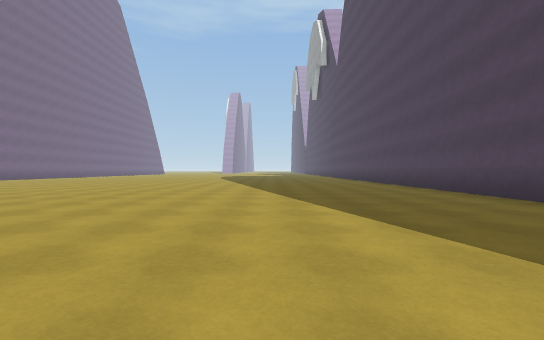
view 1 (above)

23 first-person views from a walk through a Unity game level. The camera is 1.2 m above the floor, looks level and sees 90° across. The floor is counted in squares, 2.29 m on a side. Each view is taken from the middle of a square. On the plan, view 1 faces up. The plan holds only what a view shows up to about 9 squares ahead; the rest is blank. The place goes on beyond the plan. The player is left out. Some animated figures are not drawn. Some surface patterns are stand-ins.

view 2
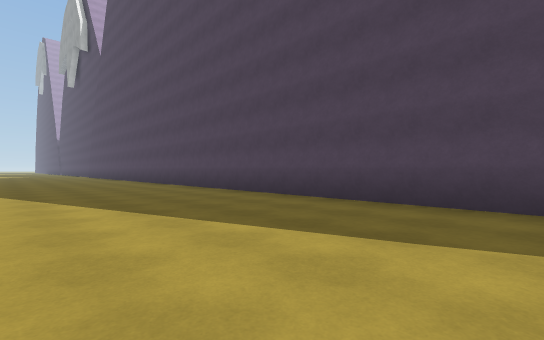

view 3
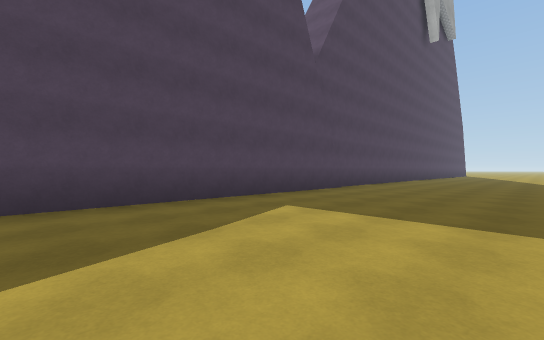

view 4
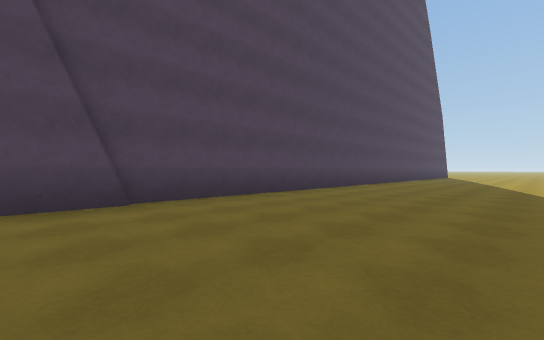

view 5
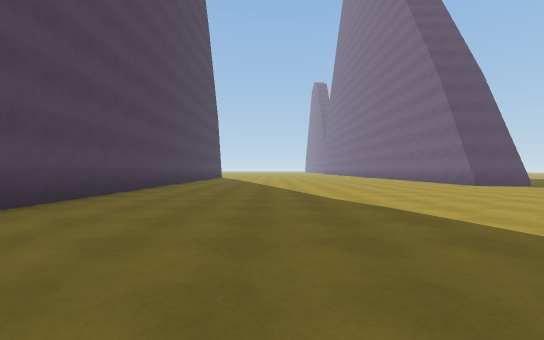

view 6
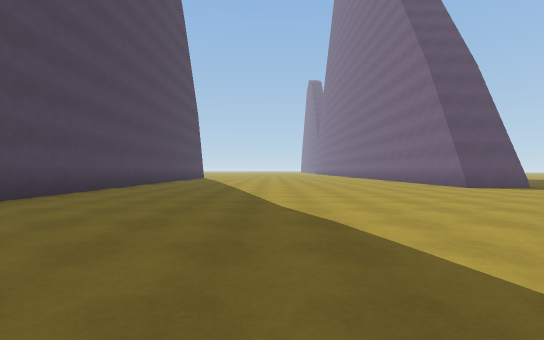

view 7
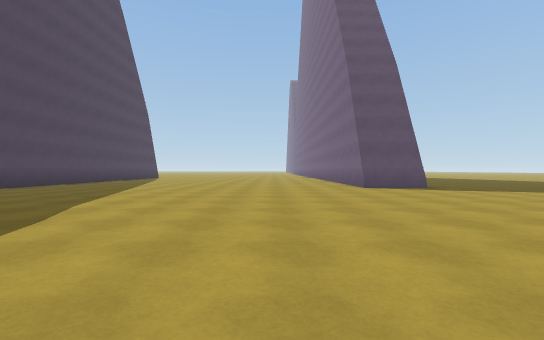

view 8
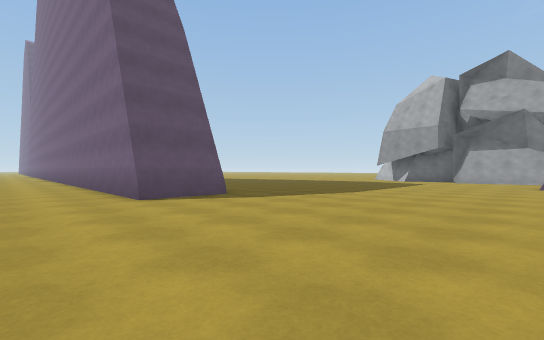

view 9
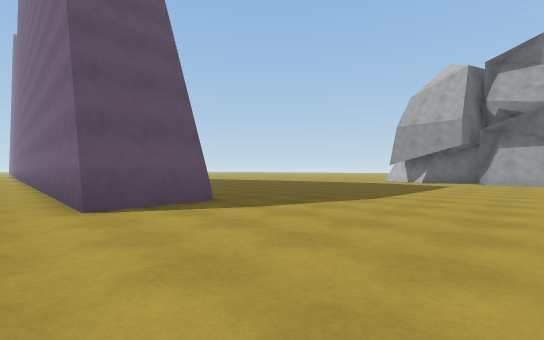

view 10
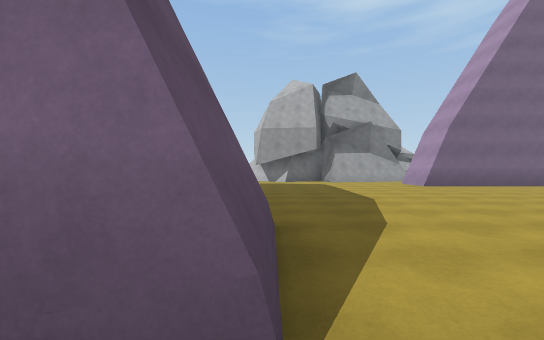

view 11
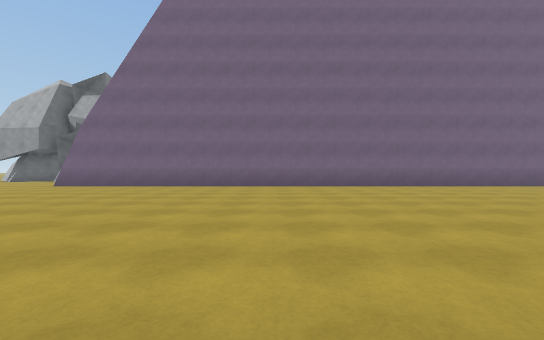

view 12
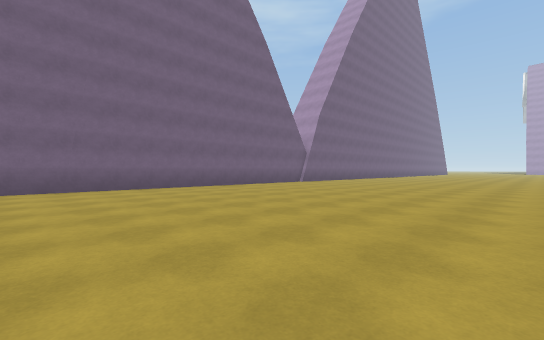

view 13
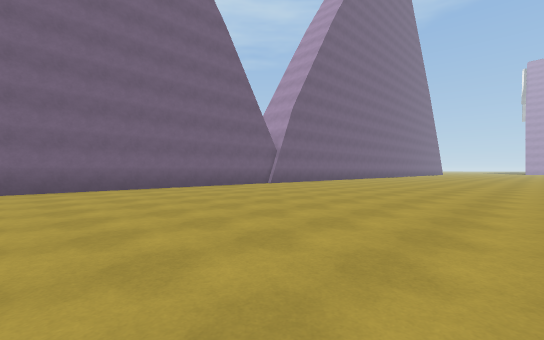

view 14
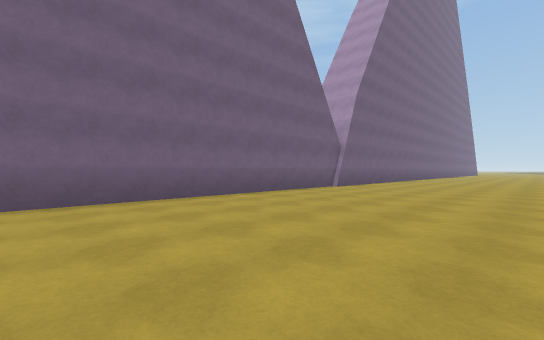

view 15
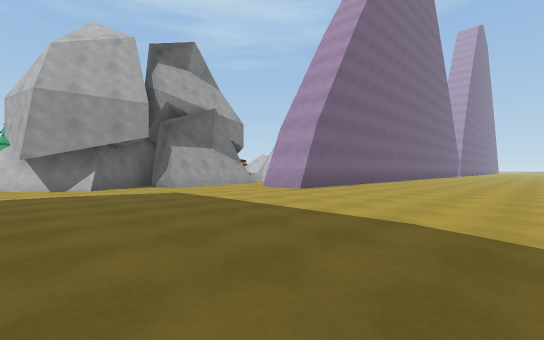

view 16
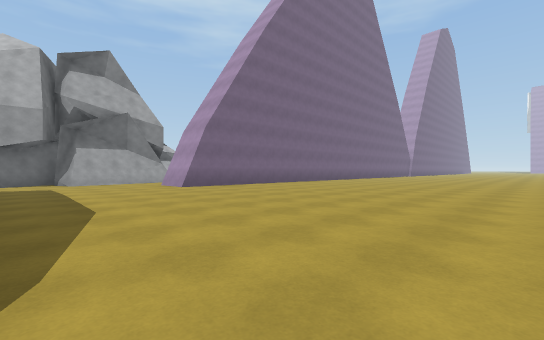

view 17
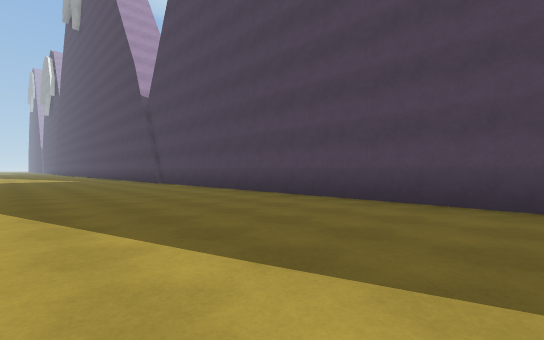

view 18
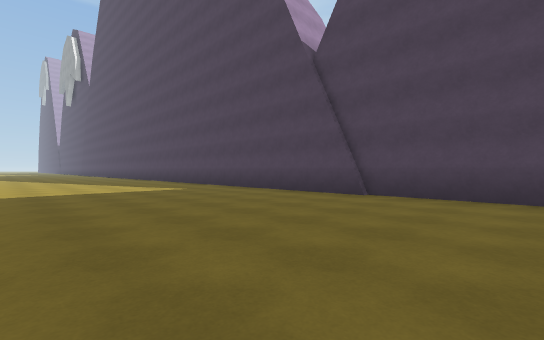

view 19
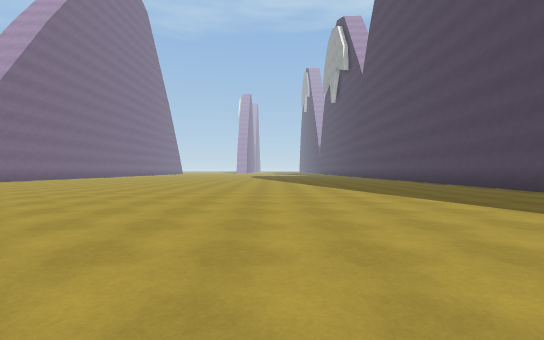

view 20
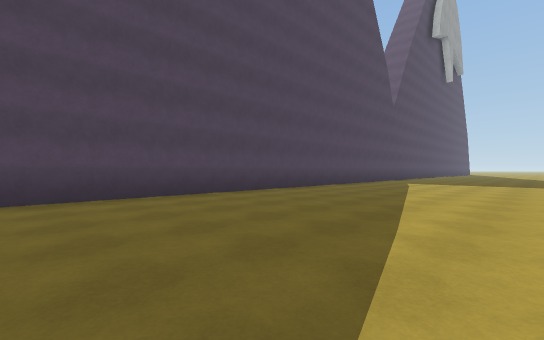

view 21
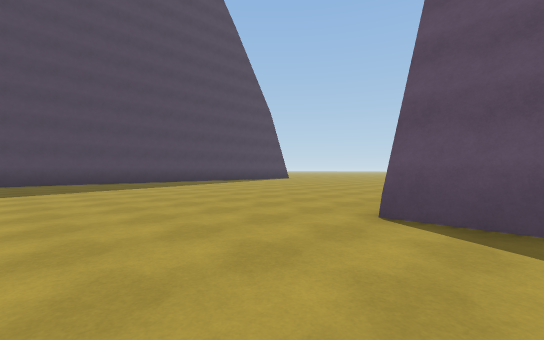

view 22
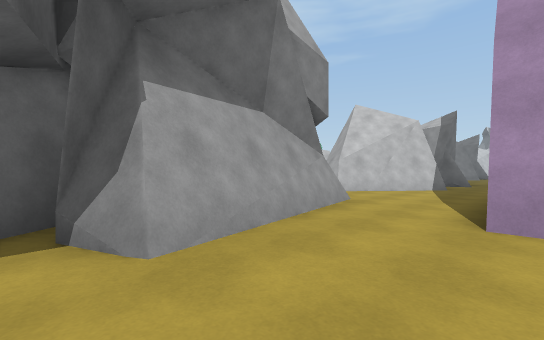

view 23
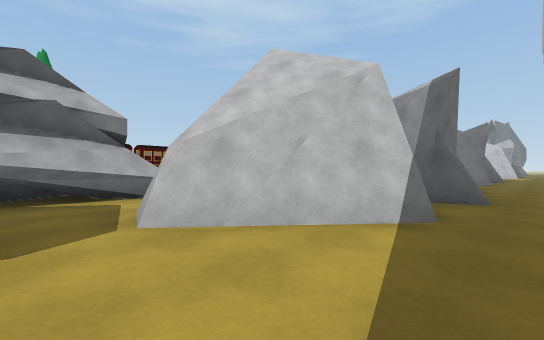

### Floor plan
Key: @ floor where view 1 was taken; # wall or solid block; x gap in a wall; . floor; / step, stairs or slope; ^ raised ledge; O other object.
Columns run from 25 left of view 1 to 5 right of it. Each row starts with its distance up from view 1.
  9            #..................#
  8            #..................#
  7            #..................#
  6            #..................#
  5            #..................#
  4            #..................#
  3         .. #..................#
  2         .. #..................#
  1         .. #........ .........#
  0         .. #........  ...@....#
 -1         .. #........   .......#
 -2          . #.......     ......#
 -3          . #........    ......#
 -4        ##. #.........   ......#
 -5 OO     #.. #........    ......#
 -6 OO     ##. #........    ......#
 -7 OO  ^ ##.. #........    ......#
 -8  O  ^.#... #........  . ......#
 -9    ##..... #........ .........#
-10        #.. #..................#
-11        #..##..................#
-12        ##.....................#
-13        ##.....................#
-14        #......................#
-15        ##.....................#
-16       ###.........##..........#
-17       #/x......... #..........#

Where each view was taken, in squares from view 1:
view 1: 0 up, 0 right, facing up
view 2: 1 down, 0 right, facing up-right
view 3: 1 up, 0 right, facing down-right
view 4: 5 down, 0 right, facing down-right
view 5: 7 down, 1 right, facing down
view 6: 8 down, 0 right, facing down
view 7: 8 down, 3 left, facing down
view 8: 11 down, 4 left, facing down-left
view 9: 12 down, 5 left, facing down-left
view 10: 16 down, 5 left, facing left
view 11: 4 down, 5 left, facing left
view 12: 1 down, 6 left, facing up-left
view 13: 1 up, 6 left, facing up-left
view 14: 1 up, 9 left, facing up-left
view 15: 17 down, 9 left, facing up-left
view 16: 15 down, 6 left, facing up-left
view 17: 17 down, 0 right, facing up-right
view 18: 9 down, 1 left, facing up-right
view 19: 1 down, 2 left, facing up
view 20: 9 up, 1 left, facing down-right
view 21: 13 down, 7 left, facing down-right
view 22: 14 down, 15 left, facing up-left
view 23: 9 down, 16 left, facing up-left
